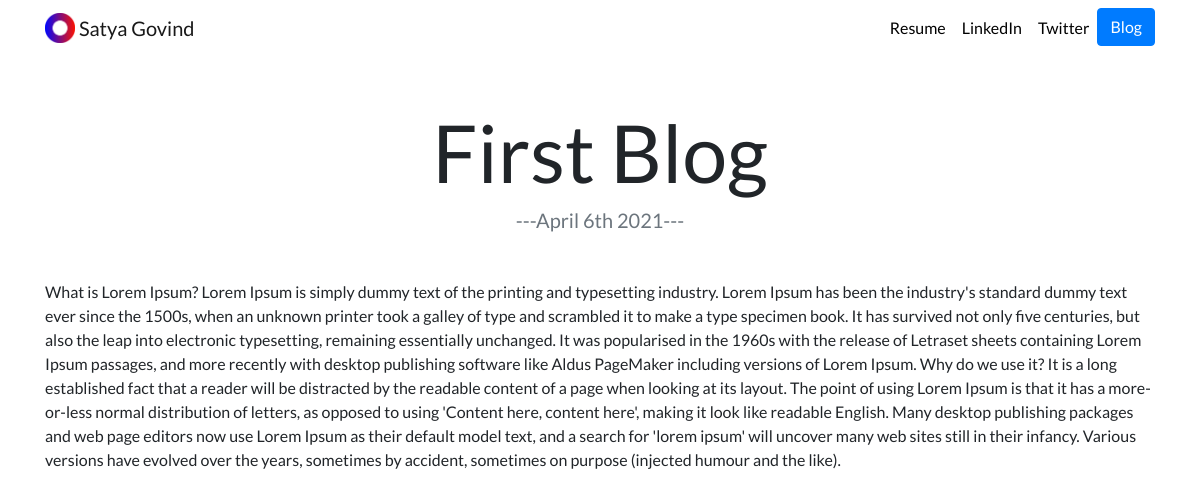
The page /blog/6/ on the database its author committed.
### blog/models.py (models this page shows, shortened)
class Blogs(models.Model):
          title=models.CharField(max_length=100)
          date=models.DateField()
          description=models.CharField(max_length=3000)

### blog/views.py (the view)
# urls.py: path('<int:blog_id>/',views.details,name='details'),
def details(request,blog_id):
     blogs = get_object_or_404(Blogs, pk=blog_id)
     return render(request,'portfo/details.html', {'details':blogs})

### blog/templates/portfo/details.html
{% extends 'blog/base.html' %}
{% block content %}
<h1 class="text-center mt-5" id="blogdetailtitle">{{ details.title }}</h1>
<h5 class="text-center text-muted mb-5"> ---{{ details.date|date:'F jS Y' }}--- </h5>
{{ details.description|safe }}
{% endblock %}

### portfolio/static/portfolio/custom.css (style rules this page uses)
body { font-family: 'Lato', sans-serif; }
@media (min-width: 992px) { #blogdetailtitle { font-size: 5rem; } }

### rows shown on the page
Blogs: title "First Blog", date "April 6th 2021", description "What is Lorem Ipsum? Lorem Ipsum is simply dummy text of the printing and typesetting industry. Lorem Ipsum has been the industry's standard dummy text ever since the 1500s, when an unknown printer took a galley of type and scrambled it to make a type specimen book. It has survived not only five centuries, but also the leap into electronic typesetting, remaining essentially unchanged. It was popularised in the 1960s with the release of Letraset sheets containing Lorem Ipsum passages, and more recently with desktop publishing software like Aldus PageMaker including versions of Lorem Ipsum. Why do we use it? It is a long established fact that a reader will be distracted by the readable…"
